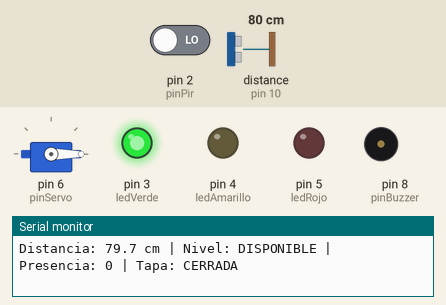
Recording of a sketch running on a simulated Arduino Uno, built with avr-gcc and run on an emulated ATmega328P. Parts: servo, output pins drawn as LEDs (lit = HIGH), buzzer (waves = sounding), the last lines printed to the serial monitor. Wiring (inferred from the names in the program): ultrasonic range finder: trigger pin 9; echo pin 10. The test bench sets the inputs (shaded band); at power-on: distance to the obstacle (sensor on pin 10) 80 cm, pin 2 (pinPir) LOW. The echo pulse lasts 58.3 µs per cm; pins used as bus, display or sensor lines are not drawn.

Above: at 1.2 s.
1.3 s: distance to the obstacle (sensor on pin 10) set to 28 cm
2.8 s: distance to the obstacle (sensor on pin 10) set to 23 cm
At 3.9 s:
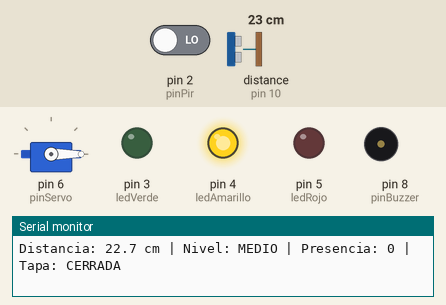
4.6 s: pin 2 (pinPir) driven HIGH
At 5.6 s:
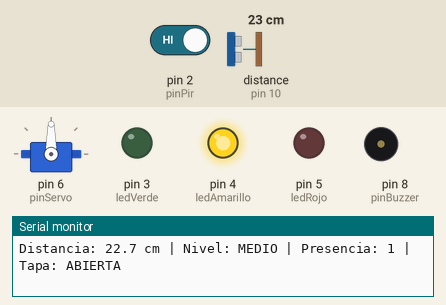
6.1 s: distance to the obstacle (sensor on pin 10) set to 2 cm
At 7.3 s:
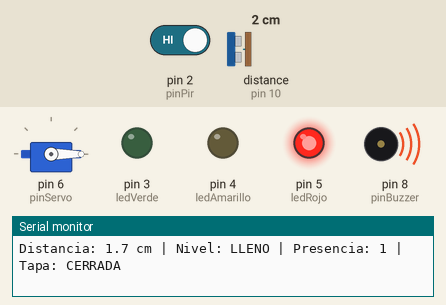
7.6 s: distance to the obstacle (sensor on pin 10) set to 9 cm
9.1 s: distance to the obstacle (sensor on pin 10) set to 12 cm
At 10.2 s:
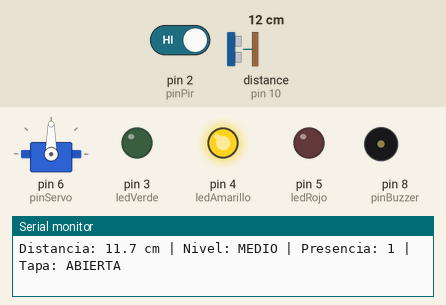
Timing chart, 0 to 11.6 s (numbered marks = the images above; inputs shaded):
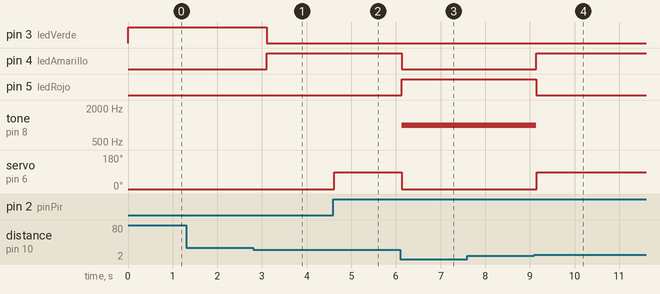

The sketch:

semana-18.ino
```cpp
#include <Servo.h>
const int pinPir = 2;
const int ledVerde = 3;
const int ledAmarillo = 4;
const int ledRojo = 5;
const int pinServo = 6;
const int pinBuzzer = 8;
const int pinTrig = 9;
const int pinEcho = 10;
Servo tapa;
float medirDistancia();
void mostrarNivel(int verde, int amarillo, int rojo);
void setup() {
  pinMode(pinPir, INPUT);
  pinMode(ledVerde, OUTPUT);
  pinMode(ledAmarillo, OUTPUT);
  pinMode(ledRojo, OUTPUT);
  pinMode(pinBuzzer, OUTPUT);
  pinMode(pinTrig, OUTPUT);
  pinMode(pinEcho, INPUT);
  tapa.attach(pinServo);
  tapa.write(0);
  Serial.begin(9600);
}
void loop() {
  float distancia = medirDistancia();
  int presencia = digitalRead(pinPir);
  bool lecturaValida = distancia >= 0.0;
  bool lleno = false;
  const char* nivel = "ERROR";
  if (!lecturaValida) {
    mostrarNivel(LOW, LOW, LOW);
    tone(pinBuzzer, 300);
    tapa.write(0);
    Serial.print("SIN LECTURA VALIDA");
  } else {
    if (distancia <= 10.0) {
      lleno = true;
      nivel = "LLENO";
      mostrarNivel(LOW, LOW, HIGH);
      tone(pinBuzzer, 1000);
    } else if (distancia <= 25.0) {
      nivel = "MEDIO";
      mostrarNivel(LOW, HIGH, LOW);
      noTone(pinBuzzer);
    } else {
      nivel = "DISPONIBLE";
      mostrarNivel(HIGH, LOW, LOW);
      noTone(pinBuzzer);
    }
    if (presencia == HIGH && !lleno) {
      tapa.write(90);
    } else {
      tapa.write(0);
    }
    Serial.print("Distancia: ");
    Serial.print(distancia, 1);
    Serial.print(" cm | Nivel: ");
    Serial.print(nivel);
  }
  Serial.print(" | Presencia: ");
  Serial.print(presencia);
  Serial.print(" | Tapa: ");
  if (lecturaValida && presencia == HIGH && !lleno) {
    Serial.println("ABIERTA");
  } else {
    Serial.println("CERRADA");
  }
  delay(300);
}
float medirDistancia() {
  digitalWrite(pinTrig, LOW);
  delayMicroseconds(2);
  digitalWrite(pinTrig, HIGH);
  delayMicroseconds(10);
  digitalWrite(pinTrig, LOW);
  unsigned long duracion = pulseIn(pinEcho, HIGH, 30000);
  if (duracion == 0) {
    return -1.0;
  }
  return duracion * 0.0343 / 2.0;
}
void mostrarNivel(int verde, int amarillo, int rojo) {
  digitalWrite(ledVerde, verde);
  digitalWrite(ledAmarillo, amarillo);
  digitalWrite(ledRojo, rojo);
}
```

Measured:
- the behaviour switches between 26 and 25 cm on distance to the obstacle (sensor on pin 10) (found by bisection; images 0 and 1)
- the behaviour switches between 10 and 11 cm on distance to the obstacle (sensor on pin 10) (found by bisection; images 3 and 4)
- after the input at 2.8 s, pin 3 (ledVerde): HIGH → LOW after 0.30 s; pin 4 (ledAmarillo): LOW → HIGH after 0.30 s
- after the input at 4.6 s, servo on pin 6 (pinServo): 0° → 90° at once
- after the input at 6.1 s, pin 4 (ledAmarillo): HIGH → LOW at once; pin 5 (ledRojo): LOW → HIGH at once; tone on pin 8 (pinBuzzer): silent → 1000 Hz at once; servo on pin 6 (pinServo): 90° → 0° at once
- after the input at 9.1 s, pin 4 (ledAmarillo): LOW → HIGH after 0.05 s; pin 5 (ledRojo): HIGH → LOW after 0.05 s; tone on pin 8 (pinBuzzer): 1000 Hz → silent after 0.05 s; servo on pin 6 (pinServo): 0° → 90° after 0.05 s
